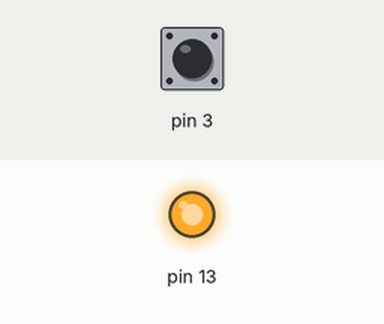
This sketch was run on a simulated Arduino Uno, built with avr-gcc and run on an emulated ATmega328P. Parts: output pins drawn as LEDs (lit = HIGH). The test bench sets the inputs (shaded band); at power-on: pin 3 HIGH.

Above: at 1.2 s.
1.3 s: pin 3 pulled LOW for 0.15 s
At 2.1 s:
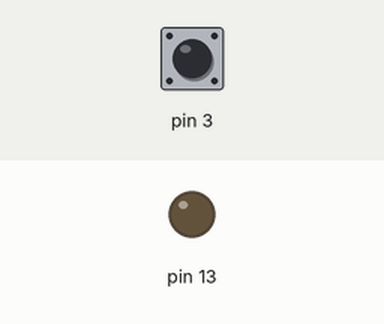
2.9 s: pin 3 pulled LOW for 1 s
At 4.6 s:
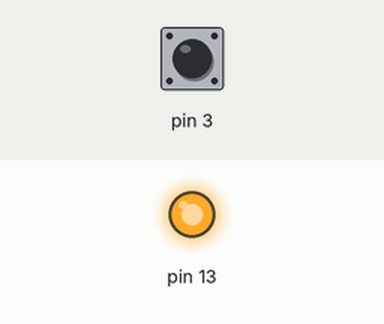
5.4 s: pin 3 pulled LOW for 3.2 s
At 9.4 s:
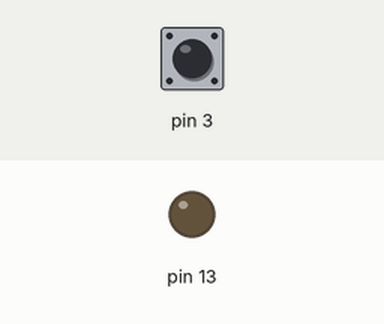
Timing chart, 0 to 10.9 s (numbered marks = the images above; inputs shaded):
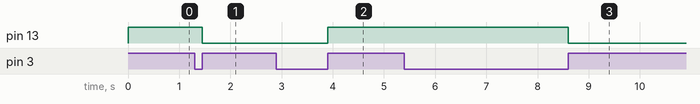

The sketch:

led-test.ino
```cpp
void setup() {
  // put your setup code here, to run once:
  pinMode(13, OUTPUT);
  digitalWrite(13,LOW);

  pinMode(3, INPUT);
  digitalWrite(3, HIGH);
}

bool letzter_zustand = false;

void loop() {
  bool zustand = digitalRead(3);
  if(zustand == true && letzter_zustand == false) {
    bool led_zustand = digitalRead(13);
    digitalWrite(13, !led_zustand);
  }
  letzter_zustand = zustand;
}
```

Measured:
- after the input at 1.3 s, pin 13: HIGH → LOW after 0.15 s
- after the input at 2.9 s, pin 13: LOW → HIGH after 1.0 s
- after the input at 5.4 s, pin 13: HIGH → LOW after 3.2 s
